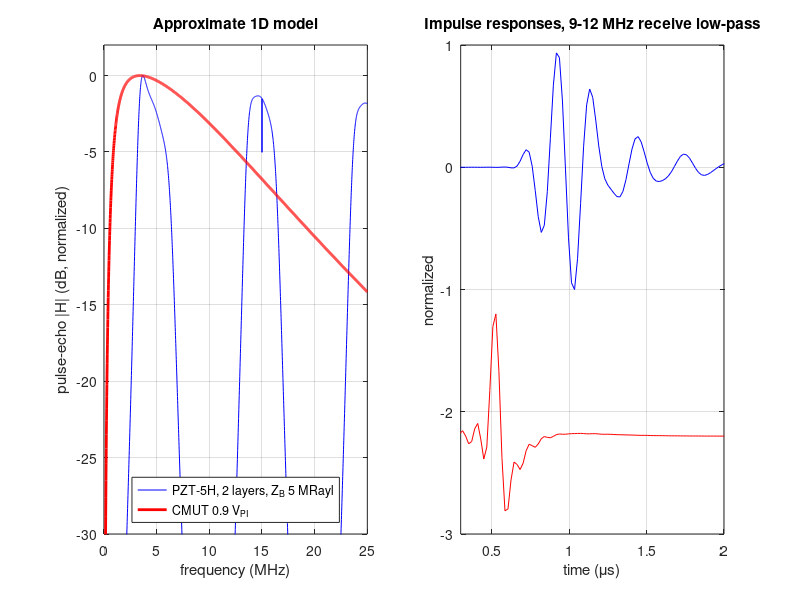

The MATLAB script that drew this image:
%% m18_cmut_vs_pzt_bandwidth.m
% Pulse-echo bandwidth of a PZT-5H stack (Mason model, backing, 0-2 quarter-wave
% matching layers) versus a CMUT element (lumped piston membrane, water load).
% APPROXIMATE MODEL: 1D, plane-wave radiation resistance rho*c*A for both,
% no diffraction, no lens, lossless layers; the CMUT membrane is one piston mode
% (no higher membrane modes, no crosstalk), with an optional cell-level water
% added mass (8/3) rho a^3 per cell.
%
% What it shows: the PZT stack is a resonator that matching layers broaden;
%   the CMUT is an over-damped mass-spring whose band runs from k_eff/(rho c)
%   to rho c / m, so its upper edge is set by the moving mass (membrane + water).
% What to change: ZB (backing), nL (layers), bias fraction Vf, a, h.
% Expected output (defaults): PZT 2 layers, ZB = 5 MRayl: FBW 63 %;
%   CMUT a = 20 um, h = 1 um, 0.9 Vpi with added mass: FBW 178 % (model upper
%   bound; measured immersion CMUT arrays report about 90-105 %).
% Runtime: about 2 s.
clear; close all; rng(1);
e0 = 8.854e-12; rw = 1000; cw = 1500;
A = 0.27e-3*5e-3; Rs = 50; ZL = rw*cw*A;     % element 0.27 mm x 5 mm, 50 ohm source and receiver
f = (1:2000)'*12.5e3; w = 2*pi*f;              % 12.5 kHz to 25 MHz

%% PZT-5H stack, Mason model (Ma et al. 2015: v 4580 m/s, kt 0.51, epsS 1470; rho 7500)
v = 4580; rho = 7500; kt = 0.51; er = 1470; f0 = 5e6;
d = v/(2*f0); Z0 = rho*v*A; C0 = er*e0*A/d; hh = kt*sqrt(rho*v^2/(er*e0));
Zp = rho*v/1e6; cm = 2500;
SP = zeros(numel(f), 3);
for nL = 0:2
  if nL == 2, Zm = [Zp^(4/7)*1.5^(3/7), Zp^(1/7)*1.5^(6/7)];   % Desilets (Module 17)
  elseif nL == 1, Zm = (Zp*1.5^2)^(1/3); else, Zm = []; end
  ZB = 5e6*A;
  for k = 1:numel(f)
    th = w(k)*d/v; aa = Z0/(1i*tan(th)); bb = Z0/(1i*sin(th)); cc = hh/(1i*w(k));
    Zin = ZL; T = eye(2);
    for m = numel(Zm):-1:1                      % from the water side towards the plate
      Zc = Zm(m)*1e6*A; t = w(k)/(4*f0);         % quarter wave at f0 (t = omega d / c, d = c/(4 f0))
      Zin = Zc*(Zin + 1i*Zc*tan(t))/(Zc + 1i*Zin*tan(t));
      T = [cos(t), 1i*Zc*sin(t); 1i*sin(t)/Zc, cos(t)] * T;   % plate-side layer first after the loop
    end
    Mx = [aa+ZB, bb, cc; bb, aa+Zin, cc; cc, cc, 1/(1i*w(k)*C0)+Rs];
    x = Mx\[0;0;1];
    Fv = [-Zin*x(2); -x(2)];                     % force and outward velocity at the plate front
    out = T\Fv;                                  % at the water
    SP(k, nL+1) = 2*sqrt(Rs/ZL)*out(1);
  end
end

%% CMUT element: lumped piston (average-displacement spring, 1.8 rho h modal mass)
E = 169e9; nus = 0.22; rs = 2330; a = 20e-6; hm = 1e-6; g0 = 0.15e-6; ti = 0.1e-6; eri = 7.5; eta = 0.8;
Dm = E*hm^3/(12*(1-nus^2)); ge = g0 + ti/eri;
k = 192*Dm/a^4*A*eta; mm = 1.8*rs*hm*A*eta; madd = (8/3)*rw*a^3/(pi*a^2)*A*eta;
Vpi = sqrt(8*k*ge^3/(27*e0*eta*A));
xi = linspace(0, 1/3, 20001); Vr = sqrt(27/4*xi.*(1-xi).^2);
SC = zeros(numel(f), 3); Vfs = [0.7 0.9 0.9]; adds = [1 1 0];
for j = 1:3
  Vf = Vfs(j); x = interp1(Vr, xi, Vf)*ge; Vdc = Vf*Vpi;
  C0c = e0*eta*A/(ge - x); n = C0c*Vdc/(ge - x); keff = k*(1 - 2*(x/ge)/(1 - x/ge));
  mt = mm + adds(j)*madd;
  Zmech = 1i*w*mt + keff./(1i*w);
  Aa = 1/n; B = Zmech/n; Cc = 1i*w*C0c/n; Dd = 1i*w.*C0c.*Zmech/n + n;
  SC(:, j) = 2*sqrt(Rs*ZL)./(Aa*ZL + B + Rs*(Cc*ZL + Dd));
end
fprintf('CMUT: f0(vac) = %.2f MHz, Vpi = %.1f V, membrane mass %.2g, cell added mass %.2g kg/m^2\n', ...
  10.2158/(2*pi*a^2)*sqrt(Dm/(rs*hm))/1e6, Vpi, 1.8*rs*hm, (8/3)*rw*a/pi);

%% Bandwidth metrics on the pulse-echo response H = S21^2
labels = {'PZT, no matching', 'PZT, 1 layer', 'PZT, 2 layers', 'CMUT 0.7 Vpi', 'CMUT 0.9 Vpi', 'CMUT 0.9 Vpi, no added mass'};
H = [SP.^2, SC.^2];
for j = 1:size(H,2)
  m = abs(H(:,j)); [pk, ip] = max(m);
  il = find(m(1:ip) < pk/2, 1, 'last'); ih = ip - 1 + find(m(ip:end) < pk/2, 1, 'first');
  if isempty(il), fl = f(1); else, fl = f(il) + (pk/2 - m(il))/(m(il+1) - m(il))*(f(il+1) - f(il)); end     % linear interpolation of the -6 dB edges
  if isempty(ih), fh = f(end); else, fh = f(ih-1) + (m(ih-1) - pk/2)/(m(ih-1) - m(ih))*(f(ih) - f(ih-1)); end
  fprintf('%-28s fc = %5.2f MHz, -6 dB band %5.2f-%5.2f MHz, FBW = %4.0f %%, peak %6.1f dB\n', labels{j}, ...
    (fl+fh)/2/1e6, fl/1e6, fh/1e6, 100*(fh-fl)/((fh+fl)/2), 20*log10(pk));
end

%% Impulse responses: inverse FFT of H, receive low-pass (cos^2 roll-off 9-12 MHz, as in Module 17), 0.5 us delay
Nf = 4096; fs = Nf*12.5e3; Hfull = zeros(Nf, 2);
Hfull(2:numel(f)+1, 1) = H(:,3); Hfull(2:numel(f)+1, 2) = H(:,5);
win = (f < 9e6) + (f >= 9e6 & f < 12e6).*cos(pi/2*(f - 9e6)/3e6).^2;
win = win.*exp(-1i*w*0.5e-6);
Hfull(2:numel(f)+1, :) = Hfull(2:numel(f)+1, :).*[win win];
Hfull(Nf:-1:Nf/2+2, :) = conj(Hfull(2:Nf/2, :));
hpe = real(ifft(Hfull));
t = (0:Nf-1)/fs*1e6;

figure('Position', [80 80 1000 380]);
subplot(1,2,1);
plot(f/1e6, 20*log10(abs(H(:,3))/max(abs(H(:,3)))), 'b-', f/1e6, 20*log10(abs(H(:,5))/max(abs(H(:,5)))), 'r-', 'LineWidth', 2);
grid on; ylim([-30 2]); xlabel('frequency (MHz)'); ylabel('pulse-echo |H| (dB, normalized)');
legend('PZT-5H, 2 layers, Z_B 5 MRayl', 'CMUT 0.9 V_{PI}', 'Location', 'south'); title('Approximate 1D model');
subplot(1,2,2);
plot(t, hpe(:,1)/max(abs(hpe(:,1))), 'b-', t, hpe(:,2)/max(abs(hpe(:,2))) - 2.2, 'r-');
xlim([0.3 2.0]); xlabel('time (\mus)'); ylabel('normalized'); title('Impulse responses, 9-12 MHz receive low-pass'); grid on;
